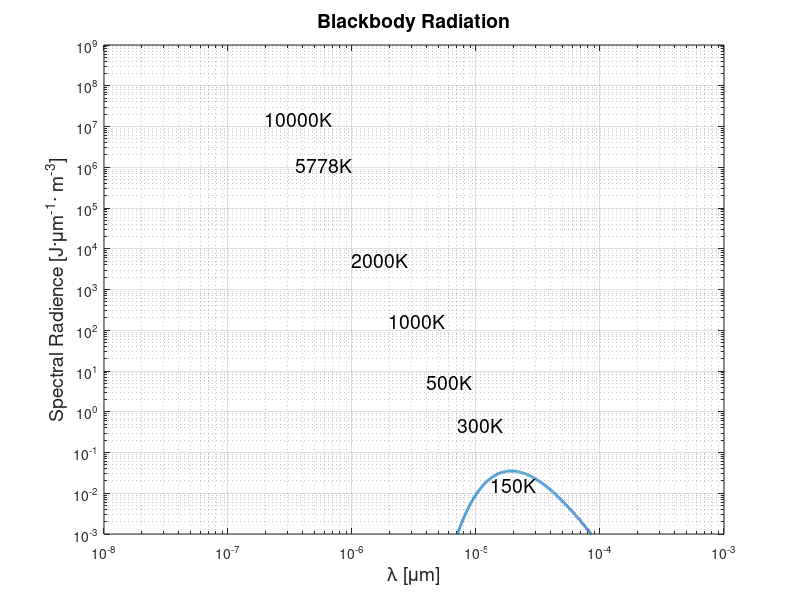

Write MATLAB code to recreate this figure. (Note: this script raises an error after producing the figure.)
%------------------------------------------------------------------------%
%---------Black Body Radiation-------------------------------------------%
%------------------------------------------------------------------------%

clc;
close all;
clear all;

%------------------------------------------------------------------------------------------%

b = 2.89777196*10^-3;   % Constant of proportionality
c = 2.99792458*10^8;    % Speed of light in vaccum
h = 6.62607004*10.^-34; % Planck constant 
k = 1.38064852*10.^-23; % Boltzmann constant
T = [150 300 500 1000 2000 5778 10000]; % Temperatures in Kelvin
lam = (0:0.01:10000).*1e-6; 

figure(1)
for  i= 1:7
%-------------------------------Spectral Emissvity-----------------------------------------%

E1(:,i) = (((8*pi*h*c)./(lam.^5)).*(1./((exp((h*c)./(lam*k.*T(i))-1)))));

lamMax(:,i) = (b./(T(i)));
E1_Max(:,i) = max(E1(:,i));
%-------------------------------Plot Functions----------------------------------------------%

loglog(lam,E1(:,i),'linewidth',2)
hold on
  xlabel('\lambda [\mum]','fontsize',14)
  ylabel('Spectral Radience [J·\mum^{-1}· m^{-3}]','fontsize',14)
  title('Blackbody Radiation','fontsize',14)
  xlim([10^-8 10^-3]);      %0.03*10^-6
  ylim([10^-3 10^9]);
  %xticks([0.1 1 10 100]);
  fh = figure(1);
  set(fh, 'color', 'white');
  grid on
  
  
  text(1.31009696724079e-05, 0.0162361703317981,'150K','fontSize',14)
  text(7.05436980890024e-06, 0.482462658818434,'300K','fontSize',14)
  text(3.98040708189395e-06, 5.41911294016657,'500K','fontSize',14)
  text(1.96949548691914e-06, 172.22510878237,'1000K','fontSize',14)
  text(9.84644694625026e-07, 5249.9120581203,'2000K','fontSize',14)
  text(3.49149022547199e-07, 1106511.77210034,'5778K','fontSize',14)
  text(1.95431530978723e-07, 15374915.9138191,'10000K','fontSize',14)
  text('\sin\left(\pi \,x\right)')
  syms x phi
  cha = latex(sin(pi*x))
  %text(latex(sin(pi*x)))
  loglog(lamMax,E1_Max,'--r','linewidth',2);
  legend('u(\lambda, T) = ((8\pihc)/\lambda^5)*(1/(exp(hc/\lambdak_BT))-1)', 'Wiens Law, \lambda_M_a_x = b/T ')
  %ylim([10^-8 10^-3]);
  %ylabel('y / {\it units}');                              

  
end
